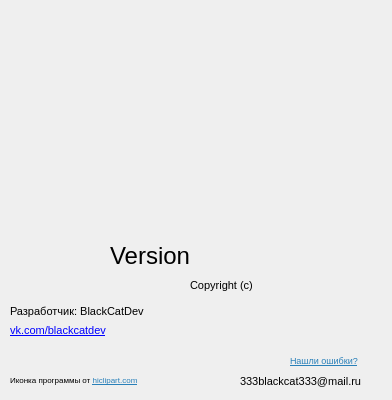
<?xml version="1.0" encoding="UTF-8"?>
<ui version="4.0">
 <class>Form</class>
 <widget class="QWidget" name="Form">
  <property name="geometry">
   <rect>
    <x>0</x>
    <y>0</y>
    <width>392</width>
    <height>400</height>
   </rect>
  </property>
  <property name="minimumSize">
   <size>
    <width>392</width>
    <height>400</height>
   </size>
  </property>
  <property name="maximumSize">
   <size>
    <width>392</width>
    <height>400</height>
   </size>
  </property>
  <property name="font">
   <font>
    <pointsize>8</pointsize>
   </font>
  </property>
  <property name="windowTitle">
   <string>О программе</string>
  </property>
  <property name="windowIcon">
   <iconset>
    <normaloff>../images/main_icon.ico</normaloff>../images/main_icon.ico</iconset>
  </property>
  <property name="locale">
   <locale language="Russian" country="Russia"/>
  </property>
  <widget class="QLabel" name="label_2">
   <property name="geometry">
    <rect>
     <x>10</x>
     <y>320</y>
     <width>201</width>
     <height>22</height>
    </rect>
   </property>
   <property name="font">
    <font>
     <pointsize>8</pointsize>
    </font>
   </property>
   <property name="text">
    <string>&lt;a href=&quot;https://vk.com/blackcatdev&quot;&gt;vk.com/blackcatdev&lt;/a&gt;</string>
   </property>
  </widget>
  <widget class="QLabel" name="label_4">
   <property name="geometry">
    <rect>
     <x>110</x>
     <y>230</y>
     <width>171</width>
     <height>51</height>
    </rect>
   </property>
   <property name="font">
    <font>
     <pointsize>18</pointsize>
    </font>
   </property>
   <property name="text">
    <string>Version</string>
   </property>
  </widget>
  <widget class="QLabel" name="label">
   <property name="geometry">
    <rect>
     <x>10</x>
     <y>300</y>
     <width>151</width>
     <height>22</height>
    </rect>
   </property>
   <property name="font">
    <font>
     <pointsize>8</pointsize>
    </font>
   </property>
   <property name="text">
    <string>Разработчик: BlackCatDev</string>
   </property>
  </widget>
  <widget class="QLabel" name="label_5">
   <property name="geometry">
    <rect>
     <x>240</x>
     <y>370</y>
     <width>141</width>
     <height>22</height>
    </rect>
   </property>
   <property name="font">
    <font>
     <pointsize>8</pointsize>
    </font>
   </property>
   <property name="text">
    <string>333blackcat333@mail.ru</string>
   </property>
  </widget>
  <widget class="QLabel" name="label_6">
   <property name="geometry">
    <rect>
     <x>190</x>
     <y>270</y>
     <width>71</width>
     <height>31</height>
    </rect>
   </property>
   <property name="text">
    <string>Copyright (c)</string>
   </property>
  </widget>
  <widget class="QLabel" name="label_3">
   <property name="geometry">
    <rect>
     <x>10</x>
     <y>370</y>
     <width>161</width>
     <height>20</height>
    </rect>
   </property>
   <property name="font">
    <font>
     <pointsize>6</pointsize>
    </font>
   </property>
   <property name="text">
    <string>&lt;html&gt;&lt;head/&gt;&lt;body&gt;&lt;p&gt;Иконка программы от &lt;a href=&quot;https://www.hiclipart.com&quot;&gt;&lt;span style=&quot; text-decoration: underline; color:#2980b9;&quot;&gt;hiclipart.com&lt;/span&gt;&lt;/a&gt;&lt;/p&gt;&lt;/body&gt;&lt;/html&gt;</string>
   </property>
  </widget>
  <widget class="QLabel" name="label_7">
   <property name="geometry">
    <rect>
     <x>290</x>
     <y>350</y>
     <width>91</width>
     <height>22</height>
    </rect>
   </property>
   <property name="font">
    <font>
     <pointsize>7</pointsize>
    </font>
   </property>
   <property name="text">
    <string>&lt;html&gt;&lt;head/&gt;&lt;body&gt;&lt;p&gt;&lt;a href=&quot;mailto:333blackcat333@mail.ru&quot;&gt;&lt;span style=&quot; text-decoration: underline; color:#2980b9;&quot;&gt;Нашли ошибки?&lt;/span&gt;&lt;/a&gt;&lt;/p&gt;&lt;/body&gt;&lt;/html&gt;</string>
   </property>
  </widget>
  <widget class="QLabel" name="label_8">
   <property name="geometry">
    <rect>
     <x>70</x>
     <y>10</y>
     <width>241</width>
     <height>211</height>
    </rect>
   </property>
   <property name="font">
    <font>
     <pointsize>40</pointsize>
    </font>
   </property>
   <property name="text">
    <string/>
   </property>
   <property name="pixmap">
    <pixmap>../images/main_icon.ico</pixmap>
   </property>
  </widget>
 </widget>
 <resources/>
 <connections/>
</ui>
